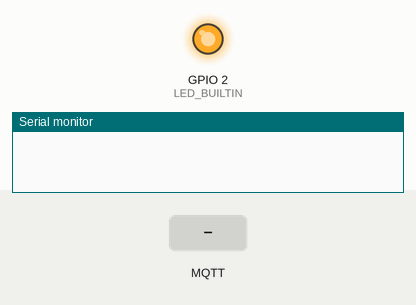
Recording of a sketch running on a simulated ESP8266 (NodeMCU). Parts: output pins drawn as LEDs (lit = HIGH, except the on-board LED, lit = LOW), the last lines printed to the serial monitor. Dashed ring = blinking. The inputs (shaded band) are chosen by the test bench. WiFi joins after 1.5 s; servers stay silent unless stated; network time is answered at once with the bench clock; the local clock reads 2024-03-15 10:24:30 at power-on unless the sketch sets it; storage starts empty; no MQTT or app messages arrive unless stated.

Above: at 0.0 s.
At 6.7 s:
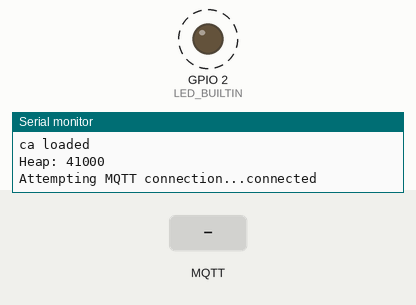
6.8 s: MQTT message "1" arrives on the first subscribed topic
9.8 s: MQTT message "on" arrives on the first subscribed topic
12.8 s: MQTT message "off" arrives on the first subscribed topic
Timing chart, 0 to 21.8 s (numbered marks = the images above; inputs shaded):
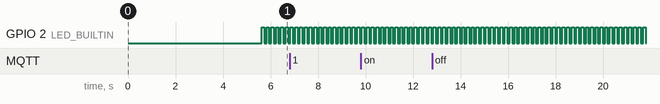

Measured:
- by itself, GPIO 2 (LED_BUILTIN): alternates HIGH for 0.10 s and LOW for 0.10 s

The sketch:

awsESP.ino
```cpp
/*Developed by Alfredo Reyes
Project: AWS | NodeMCU ESP32
AWS Iot Core
*/
#include "FS.h"
#include <ESP8266WiFi.h>
#include <PubSubClient.h>
#include <NTPClient.h>
#include <WiFiUdp.h>
 // Actualiza con base a los valores de tu coneccion
const char * ssid = "xxxxxxxxxx";
const char * password = "xxxxxxxxxxx";
WiFiUDP ntpUDP;
NTPClient timeClient(ntpUDP, "pool.ntp.org");

//AWS este valor lo optines del portal de AWS
const char * AWS_endpoint = "xxxxxxxx-ats.iot.us-east-1.amazonaws.com"; //MQTT broker ip
void callback(char * topic, byte * payload, unsigned int length) {
  Serial.print("Message arrived [");
  Serial.print(topic);
  Serial.print("] ");
  for (int i = 0; i < length; i++) {
    Serial.print((char) payload[i]);
  }
  Serial.println();
}

WiFiClientSecure espClient;
PubSubClient client(AWS_endpoint, 8883, callback, espClient); //MQTT port 8883 - standard
long lastMsg = 0;
char msg[50];
int value = 0;
void setup_wifi() {
  delay(10);
  // Inicializamos Wifi
  espClient.setBufferSizes(512, 512);
  Serial.println();
  Serial.print("Connecting to ");
  Serial.println(ssid);
  WiFi.begin(ssid, password);
  while (WiFi.status() != WL_CONNECTED) {
    delay(500);
    Serial.print(".");
  }
  Serial.println("");
  Serial.println("WiFi connected");
  Serial.println("IP address: ");
  Serial.println(WiFi.localIP());
  timeClient.begin();
  while (!timeClient.update()) {
    timeClient.forceUpdate();
  }
  espClient.setX509Time(timeClient.getEpochTime());
}
void reconnect() {
  // Reconeccion si es necesario
  while (!client.connected()) {
    Serial.print("Attempting MQTT connection...");
    if (client.connect("ESPthing")) {
      Serial.println("connected");

      client.publish("outTopic", "hello world");

      client.subscribe("inTopic");
    } else {
      Serial.print("failed, rc=");
      Serial.print(client.state());
      Serial.println(" try again in 5 seconds");
      char buf[256];
      espClient.getLastSSLError(buf, 256);
      Serial.print("WiFiClientSecure SSL error: ");
      Serial.println(buf);
      delay(5000);
    }
  }
}


void setup() {
  Serial.begin(115200);
  Serial.setDebugOutput(true);
  // inicializamos el led del esp8266
  pinMode(LED_BUILTIN, OUTPUT);
  setup_wifi();
  delay(1000);
  if (!SPIFFS.begin()) {
    Serial.println("Failed to mount file system");
    return;
  }
  Serial.print("Heap: ");
  Serial.println(ESP.getFreeHeap());
  // Cargamos los certificados
  File cert = SPIFFS.open("/cert.der", "r"); //verifica
  if (!cert) {
    Serial.println("Failed to open cert file");
  } else
    Serial.println("Success to open cert file");
  delay(1000);
  if (espClient.loadCertificate(cert))
    Serial.println("cert loaded");
  else
    Serial.println("cert not loaded");
  // Cargamos llave privada
  File private_key = SPIFFS.open("/private.der", "r");
  if (!private_key) {
    Serial.println("Failed to open private cert file");
  } else
    Serial.println("Success to open private cert file");
  delay(1000);
  if (espClient.loadPrivateKey(private_key))
    Serial.println("private key loaded");
  else
    Serial.println("private key not loaded");
  // Cargamos CA
  File ca = SPIFFS.open("/ca.der", "r");
  if (!ca) {
    Serial.println("Failed to open ca ");
  } else
    Serial.println("Success to open ca");
  delay(1000);
  if (espClient.loadCACert(ca))
    Serial.println("ca loaded");
  else
    Serial.println("ca failed");
  Serial.print("Heap: ");
  Serial.println(ESP.getFreeHeap());
}

void loop() {
  if (!client.connected()) {
    reconnect();
  }
  client.loop();
  client.publish("outTopic", "Hello World");
  digitalWrite(LED_BUILTIN, HIGH);
  delay(100); // wait for a second
  digitalWrite(LED_BUILTIN, LOW);
  delay(100); // wait for a second
}
```
